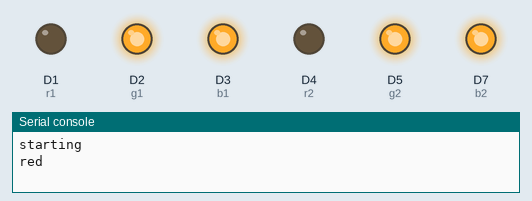
Recording of a program running on a simulated CircuitPython board. Parts: output pins drawn as LEDs (lit = HIGH), the last lines printed to the serial console.

Above: at 0.05 s.
At 1.95 s:
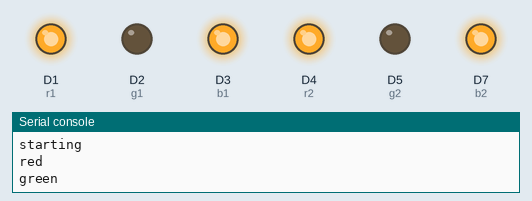
At 4.55 s:
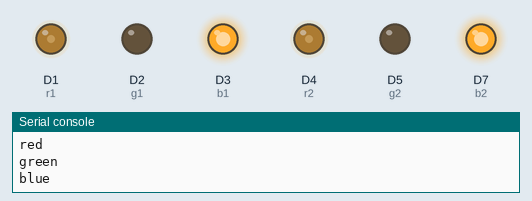
At 6.9 s:
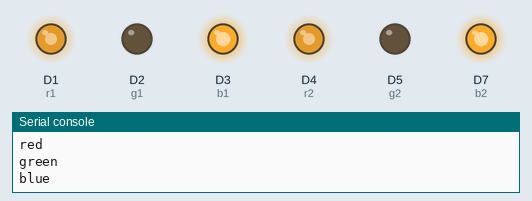
At 10.1 s:
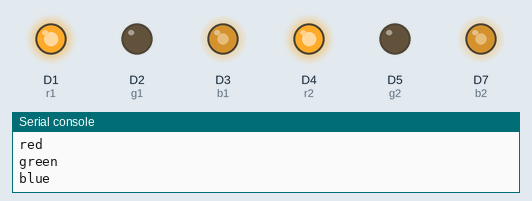
At 13.3 s:
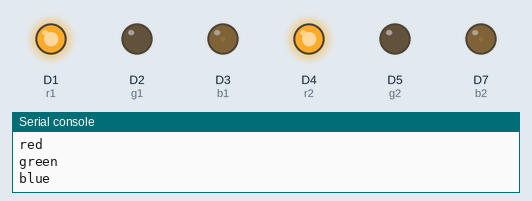
Timing chart, 0 to 17.3 s (numbered marks = the images above):
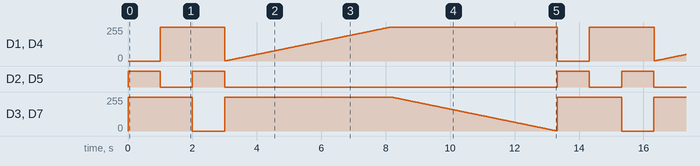

The program:

6_pwm_objects.py
```python
import time
import board
import pulseio

# Metro M0 Express has PWM on the following pins: A2, A3, A4, D0, RX, D1, TX,
# D2, D3, D4, D5, D6, D7, D8, D9, D10, D11, D12, D13, SDA, SCL,
# NEOPIXEL, SCK, MOSI, MISO.

r1 = pulseio.PWMOut(board.D1, frequency=5000, duty_cycle=0)
g1 = pulseio.PWMOut(board.D2, frequency=5000, duty_cycle=0)
b1 = pulseio.PWMOut(board.D3, frequency=5000, duty_cycle=0)
r2 = pulseio.PWMOut(board.D4, frequency=5000, duty_cycle=0)
g2 = pulseio.PWMOut(board.D5, frequency=5000, duty_cycle=0)
b2 = pulseio.PWMOut(board.D7, frequency=5000, duty_cycle=0)

maxVal = 2**16-1

print("starting")

def red():
    print("red")
    r1.duty_cycle = 0
    g1.duty_cycle = maxVal
    b1.duty_cycle = maxVal
    r2.duty_cycle = 0
    g2.duty_cycle = maxVal
    b2.duty_cycle = maxVal

def green():
    print("green")
    r1.duty_cycle = maxVal
    g1.duty_cycle = 0
    b1.duty_cycle = maxVal
    r2.duty_cycle = maxVal
    g2.duty_cycle = 0
    b2.duty_cycle = maxVal

def blue():
    print("blue")
    r1.duty_cycle = maxVal
    g1.duty_cycle = maxVal
    b1.duty_cycle = 0
    r2.duty_cycle = maxVal
    g2.duty_cycle = maxVal
    b2.duty_cycle = 0

def rainbow():
    g1.duty_cycle = 0
    g2.duty_cycle = 0
    b1.duty_cycle = maxVal
    b2.duty_cycle = maxVal
    for i in range(0,2**16-1,64):
        r1.duty_cycle = i
        r2.duty_cycle = i
        time.sleep(0.005)
    for i in range(0,2**16-1,64):
        b1.duty_cycle = 2**16-1-i
        b2.duty_cycle = 2**16-1-i
        time.sleep(0.005)

while True:
    red()
    time.sleep(1)
    green()
    time.sleep(1)
    blue()
    time.sleep(1)
    rainbow()
```

Measured:
- by itself, D1 (r1), D3 (b1), D4 (r2), D7 (b2): moves between 0/255 and 255/255, repeating every 13.3 s
- by itself, D2 (g1), D5 (g2): repeats every 13.3 s: LOW 1.0 s, HIGH 1.0 s, LOW 10.3 s, HIGH 1.0 s
